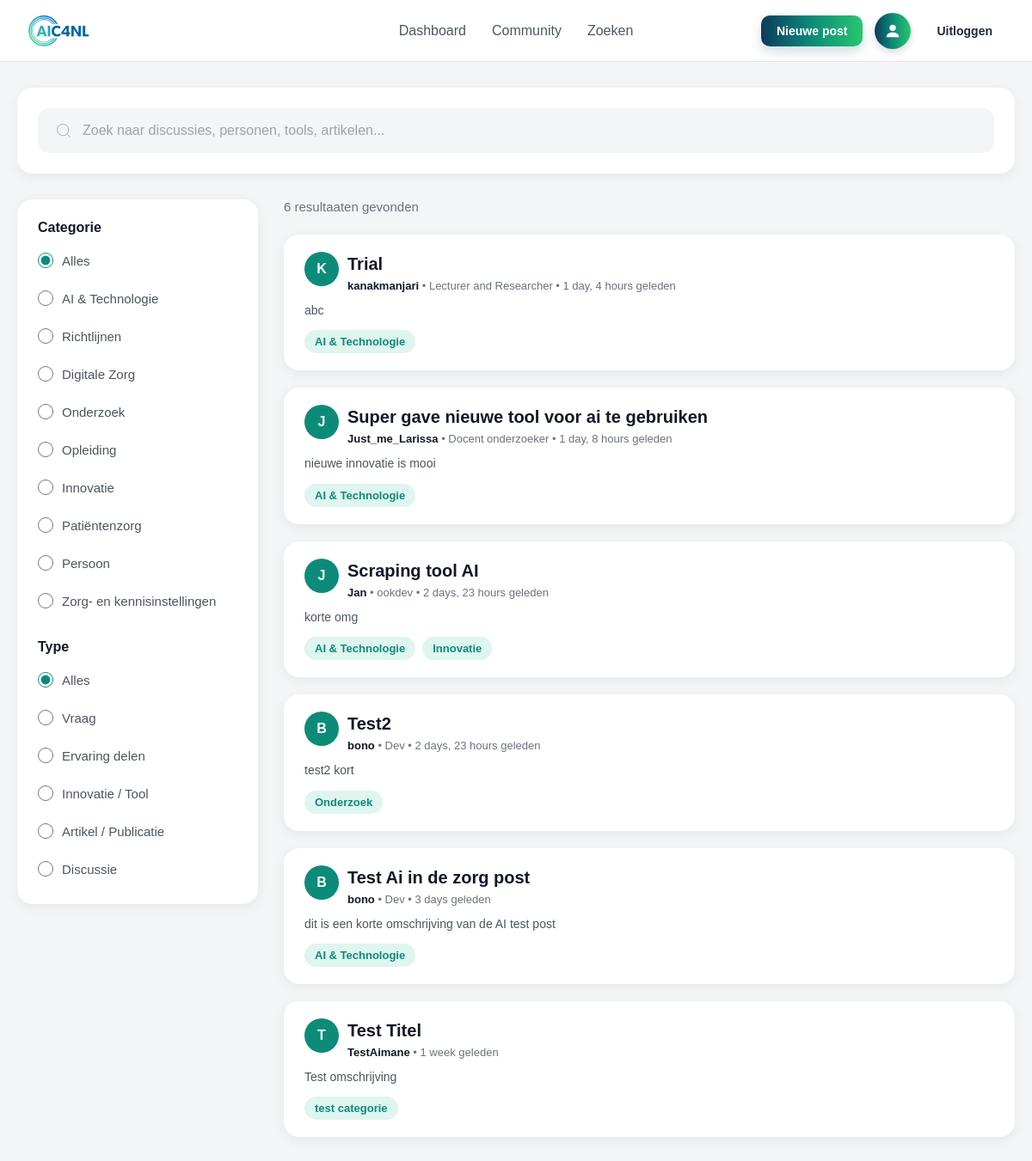
The page /zoeken/ (signed in) on the database its author committed.
### core/models.py (models this page shows, shortened)
class Post(models.Model):
    title = models.CharField(max_length=255)
    type = models.CharField(max_length=255)
    short_description = models.CharField(max_length=500)
    long_description = models.TextField()
    created_at = models.DateTimeField(auto_now_add=True)
    image_path = models.CharField(max_length=500, blank=True, null=True)
    target_audience = models.CharField(max_length=255)
    category = models.CharField(max_length=255)
    is_validated = models.BooleanField(default=False)
    user = models.ForeignKey(
        User,
        on_delete=models.CASCADE,
        related_name="posts"
    )
    use_case = models.ForeignKey(
        UseCase,
        on_delete=models.SET_NULL,
        null=True,
        blank=True,
        related_name="posts"
    )
    institution = models.ForeignKey(
        Institution,
        on_delete=models.SET_NULL,
        null=True,
        blank=True,
        related_name="posts"
    )

class User(AbstractUser):
    email = models.EmailField(unique=True)
    date_of_birth = models.DateField(blank=True, null=True)
    function = models.CharField(max_length=255, blank=True, null=True)
    description = models.TextField(blank=True, null=True)
    ai_knowledge_level = models.IntegerField(
        validators=[MinValueValidator(1), MaxValueValidator(10)],
        blank=True,
        null=True
    )
    points = models.IntegerField(default=0)
    rank = models.CharField(max_length=255, blank=True, null=True)
    is_admin = models.BooleanField(default=False)
    institution = models.ForeignKey(
        Institution,
        on_delete=models.SET_NULL,
        null=True,
        blank=True,
        related_name="users"
    )
    badges = models.ManyToManyField(
        Badge,
        blank=True,
        related_name="users"
    )

### core/views.py (the view, shortened to what this page needs)
# urls.py: path('zoeken/', views.zoeken_view, name='zoeken'),
def zoeken_view(request):
    query = request.GET.get('q', '').strip()
    category = request.GET.get('category', '').strip()
    post_type = request.GET.get('type', '').strip()
    posts = []
    users = []
    institutions = []
    if category == 'Zorg- en kennisinstellingen':
        institutions = Institution.objects.all()
        if query:
            institutions = institutions.filter(
                Q(name__icontains=query) |
                Q(description__icontains=query)
            )
    else:
        posts = Post.objects.all().order_by('-created_at')
        if category and category != 'all':
            posts = posts.filter(category__icontains=category)
        if post_type and post_type != 'all':
            posts = posts.filter(type__iexact=post_type)
    for post in posts:
        if post.category:
            post.category_list = [cat.strip() for cat in post.category.split(',')]
        else:
            post.category_list = []
        if post.target_audience:
            post.audience_list = [aud.strip() for aud in post.target_audience.split(',')]
        else:
            post.audience_list = []
    from django.db.models import QuerySet
    posts_count = posts.count() if isinstance(posts, QuerySet) else len(posts)
    users_count = users.count() if isinstance(users, QuerySet) else len(users)
    inst_count = institutions.count() if isinstance(institutions, QuerySet) else len(institutions)
    results_count = posts_count + users_count + inst_count
    form = PostForm()
    return render(request, 'core/zoeken.html', {
        'posts': posts,
        'users': users,
        'institutions': institutions,
        'query': query,
        'results_count': results_count,
        'form': form,
        'post_type': post_type,
        'category': category
    })

### core/templates/core/zoeken.html (shortened to what this page needs)
{% extends 'core/base.html' %}
{% block content %}
<div class="search-page">
    <div class="search-card">
        <form class="search-form" method="GET" id="searchForm">
            <div class="search-input-wrapper">
                <svg class="search-icon" viewBox="0 0 24 24" fill="none" stroke="currentColor">
                    <circle cx="11" cy="11" r="8"></circle>
                    <path d="m21 21-4.35-4.35"></path>
                </svg>
                <input
                    type="text"
                    class="search-input"
                    placeholder="Zoek naar discussies, personen, tools, artikelen..."
                    name="q"
                    value="{{ query }}"
                    id="searchInput"
                    oninput="debouncedSearch()"
                >
            </div>
        </form>
    </div>
    <div class="search-layout">
        <aside class="search-filters">
            <form method="GET" class="filters-form" id="filtersForm">
                <div class="filter-section">
                    <h3 class="filter-title">Categorie</h3>
                    <div class="filter-group">
                        <label class="filter-option">
                            <input type="radio" name="category" value="all" {% if not category or category == 'all' %}checked{% endif %} onchange="this.form.submit();">
                            <span>Alles</span>
                        </label>
                        <label class="filter-option">
                            <input type="radio" name="category" value="AI &amp; Technologie" {% if category == 'AI & Technologie' %}checked{% endif %} onchange="this.form.submit();">
                            <span>AI & Technologie</span>
                        </label>
                        <label class="filter-option">
                            <input type="radio" name="category" value="Richtlijnen" {% if category == 'Richtlijnen' %}checked{% endif %} onchange="this.form.submit();">
                            <span>Richtlijnen</span>
                        </label>
                        <label class="filter-option">
                            <input type="radio" name="category" value="Digitale Zorg" {% if category == 'Digitale Zorg' %}checked{% endif %} onchange="this.form.submit();">
                            <span>Digitale Zorg</span>
                        </label>
                        <label class="filter-option">
                            <input type="radio" name="category" value="Onderzoek" {% if category == 'Onderzoek' %}checked{% endif %} onchange="this.form.submit();">
                            <span>Onderzoek</span>
                        </label>
                        <label class="filter-option">
                            <input type="radio" name="category" value="Opleiding" {% if category == 'Opleiding' %}checked{% endif %} onchange="this.form.submit();">
                            <span>Opleiding</span>
                        </label>
                        <label class="filter-option">
                            <input type="radio" name="category" value="Innovatie" {% if category == 'Innovatie' %}checked{% endif %} onchange="this.form.submit();">
                            <span>Innovatie</span>
                        </label>
                        <label class="filter-option">
                            <input type="radio" name="category" value="Patiëntenzorg" {% if category == 'Patiëntenzorg' %}checked{% endif %} onchange="this.form.submit();">
                            <span>Patiëntenzorg</span>
                        </label>
                        <label class="filter-option">
                            <input type="radio" name="category" value="Persoon" {% if category == 'Persoon' %}checked{% endif %} onchange="this.form.submit();">
                            <span>Persoon</span>
                        </label>
                        <label class="filter-option">
                            <input type="radio" name="category" value="Zorg- en kennisinstellingen" {% if category == 'Zorg- en kennisinstellingen' %}checked{% endif %} onchange="this.form.submit();">
                            <span>Zorg- en kennisinstellingen</span>
                        </label>
                    </div>
                </div>
                <div class="filter-section">
                    <h3 class="filter-title">Type</h3>
                    <div class="filter-group">
                        <label class="filter-option">
                            <input type="radio" name="type" value="all" {% if not request.GET.type or request.GET.type == 'all' %}checked{% endif %} onchange="document.getElementById('filtersForm').submit();">
                            <span>Alles</span>
                        </label>
                        <label class="filter-option">
                            <input type="radio" name="type" value="Vraag" {% if request.GET.type == 'Vraag' %}checked{% endif %} onchange="document.getElementById('filtersForm').submit();">
                            <span>Vraag</span>
                        </label>
                        <label class="filter-option">
                            <input type="radio" name="type" value="Ervaring delen" {% if request.GET.type == 'Ervaring delen' %}checked{% endif %} onchange="document.getElementById('filtersForm').submit();">
                            <span>Ervaring delen</span>
                        </label>
                        <label class="filter-option">
                            <input type="radio" name="type" value="Innovatie / Tool" {% if request.GET.type == 'Innovatie / Tool' %}checked{% endif %} onchange="document.getElementById('filtersForm').submit();">
                            <span>Innovatie / Tool</span>
                        </label>
                        <label class="filter-option">
                            <input type="radio" name="type" value="Artikel / Publicatie" {% if request.GET.type == 'Artikel / Publicatie' %}checked{% endif %} onchange="document.getElementById('filtersForm').submit();">
                            <span>Artikel / Publicatie</span>
                        </label>
                        <label class="filter-option">
                            <input type="radio" name="type" value="Discussie" {% if request.GET.type == 'Discussie' %}checked{% endif %} onchange="document.getElementById('filtersForm').submit();">
                            <span>Discussie</span>
                        </label>
                    </div>
                </div>
            </form>
        </aside>
        <main class="search-results">
            {% if results_count > 0 %}
                <div class="results-header">
                    <p class="results-count">{{ results_count }} resultaat{{ results_count|pluralize:"en" }} gevonden</p>
                </div>
                {% if users %}
                    {% for user in users %}
                        <div class="result-card" style="cursor: pointer;" onclick="window.location.href='{% url 'user_profile' user.username %}';">
                            <div style="display: flex; align-items: flex-start; gap: 15px;">
                                <div class="post-user-avatar" style="width: 50px; height: 50px; flex-shrink: 0; font-size: 20px;">
                                    {{ user.username|slice:":1"|upper }}
                                </div>
                                <div style="flex: 1;">
                                    <h3 class="result-title" style="margin: 0 0 4px 0;">{{ user.get_full_name|default:user.username }}</h3>
                                    <div style="color: #6b7280; font-size: 13px;">
                                        <span style="color: #111827; font-weight: 600;">@{{ user.username }}</span>
                                        {% if user.function %}<span class="result-description"> • {{ user.function }}</span>{% endif %}
                                    </div>
                                    {% if user.description %}
                                        <p class="result-description" style="margin: 8px 0 0 0; color: #4b5563; font-size: 13px; line-height: 1.5;">{{ user.description }}</p>
                                    {% endif %}
                                    <div style="margin-top: 10px; display: flex; gap: 15px; font-size: 13px; color: #6b7280;">
                                        <span><strong style="color: #111827;">{{ user.posts.count }}</strong> bijdragen</span>
                                        <span><strong style="color: #0d8b79;">{{ user.points }}</strong> punten</span>
                                        <span>Level <strong>{{ user.get_level }}</strong></span>
                                    </div>
                                </div>
                                <span style="background: #0d8b79; color: white; padding: 8px 16px; border-radius: 6px; font-size: 13px; font-weight: 500; white-space: nowrap;">Profiel</span>
                            </div>
                        </div>
                    {% endfor %}
                {% else %}
                    {% for post in posts %}
                        <div class="result-card" onclick="openPostDetail({{ post.id }}, '{{ post.title|escapejs }}', '{{ post.user.username|escapejs }}', '{{ post.user.function|escapejs }}', '{{ post.created_at|timesince }} geleden', '{{ post.type|escapejs }}', '{{ post.short_description|escapejs }}', '{{ post.long_description|escapejs }}', '{{ post.category|escapejs }}')" style="cursor: pointer;">
                            <div style="display: flex; align-items: flex-start; gap: 10px; margin-bottom: 10px;">
                                <div class="post-user-avatar" style="width: 40px; height: 40px; flex-shrink: 0;">
                                    {{ post.user.username|slice:":1"|upper }}
                                </div>
                                <div style="flex: 1; min-width: 0;">
                                    <h3 class="result-title" style="margin: 0 0 4px 0;">{{ post.title }}</h3>
                                    <div style="color: #6b7280; font-size: 13px;">
                                        <span style="font-weight: 600; color: #111827;">{{ post.user.username }}</span>
                                        {% if post.user.function %}<span> • {{ post.user.function }}</span>{% endif %}
                                        <span> • {{ post.created_at|timesince }} geleden</span>
                                    </div>
                                </div>
                            </div>
                            <p class="result-description">{{ post.short_description }}</p>
                            <div class="result-tags" style="margin-top: 8px;">
                                {% if post.category_list %}
                                    {% for cat in post.category_list %}
                                        <span class="tag">{{ cat }}</span>
                                    {% endfor %}
                                {% endif %}
                            </div>
                        </div>
                    {% endfor %}
                {% endif %}
            {% else %}
                <div class="no-results">
                    <p>Geen resultaten gevonden{% if query %} voor "{{ query }}"{% endif %}</p>
                </div>
            {% endif %}
        </main>
    </div>
</div>
{% endblock %}

### rows shown on the page
Post: user.username "K", title "Trial", user.username "kanakmanjari", user.function "Lecturer and Researcher", created_at "1 day, 4 hours", short_description "abc", category_list "AI & Technologie"
Post: user.username "J", title "Super gave nieuwe tool voor ai te gebruiken", user.username "Just_me_Larissa", user.function "Docent onderzoeker", created_at "1 day, 8 hours", short_description "nieuwe innovatie is mooi", category_list "AI & Technologie"
Post: user.username "J", title "Scraping tool AI", user.username "Jan", user.function "ookdev", created_at "2 days, 23 hours", short_description "korte omg", category_list "AI & Technologie" "Innovatie"
Post: user.username "B", title "Test2", user.username "bono", user.function "Dev", created_at "2 days, 23 hours", short_description "test2 kort", category_list "Onderzoek"
Post: user.username "B", title "Test Ai in de zorg post", user.username "bono", user.function "Dev", created_at "3 days", short_description "dit is een korte omschrijving van de AI test post", category_list "AI & Technologie"
Post: user.username "T", title "Test Titel", user.username "TestAimane", created_at "1 week", short_description "Test omschrijving", category_list "test categorie"

### other values the page prints
{{ results_count }} "6"
